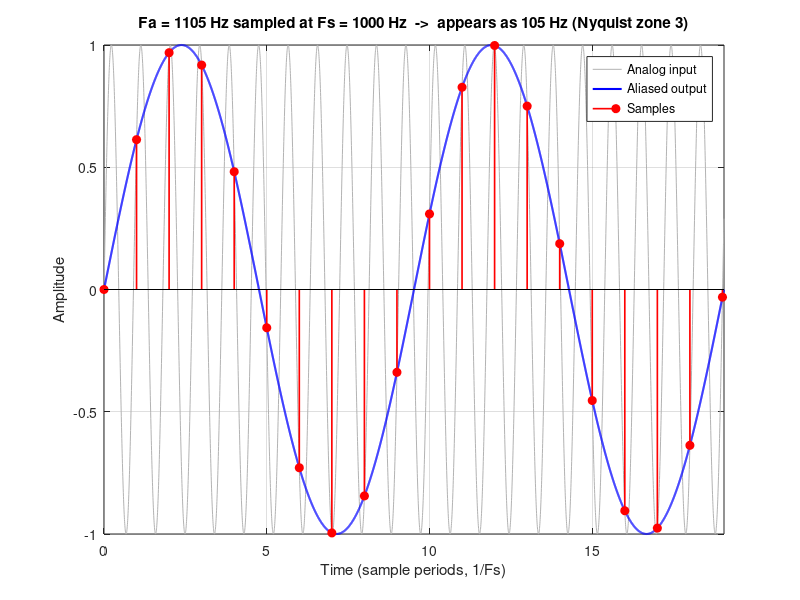

Source code (MATLAB):
Fs = 1000; % Sample rate (Hz)
Fa = 1105; % Input Frequency (Hz)
% Determine Nyquist zones
zone = 1 + floor(Fa / (Fs/2));
alias = mod(Fa, Fs);
if ~mod(zone,2) % 2nd, 4th, 6th, ... Nyquist Zone
     % Its not really a negative amplitude, but it is 180 degrees out
     % of phase, which makes it harder to see on the time domain side,
     % so we cheat to make the graphs look better.
     alias = -(Fs - alias)/Fs;
else % 3rd, 5th, 7th, ... Nyquist Zone
     alias = (alias)/Fs;
end

 % Create the analog/time domain and digital sampling vectors
 N = 2*1/abs(alias) + 1; % Number of Digital samples
 points = 256; % Analog points between digital samples
 analogIndexes = 0:1/points:N-1;
 samplingIndexes = 1:points:length(analogIndexes);
 wave = sin(2*pi*Fa/Fs*analogIndexes);
 % Time axis in units of sample periods (sample n happens at index n)
 t = analogIndexes;

 % The signal the samples really represent after aliasing
 aliasWave = sin(2*pi*alias*t);

 figure;
 plot(t, wave, 'Color', [0.7 0.7 0.7]); hold on;          % analog input (Fa)
 plot(t, aliasWave, 'b', 'LineWidth', 1.5);                % aliased output
 stem(t(samplingIndexes), wave(samplingIndexes), 'r', ...
     'filled', 'LineWidth', 1.2);                          % ADC samples
 hold off; grid on;

 xlabel('Time (sample periods, 1/Fs)');
 ylabel('Amplitude');
 title(sprintf('Fa = %g Hz sampled at Fs = %g Hz  ->  appears as %g Hz (Nyquist zone %d)', ...
     Fa, Fs, abs(alias)*Fs, zone));
 legend('Analog input', 'Aliased output', 'Samples', 'Location', 'best');
 xlim([0 N-1]);
